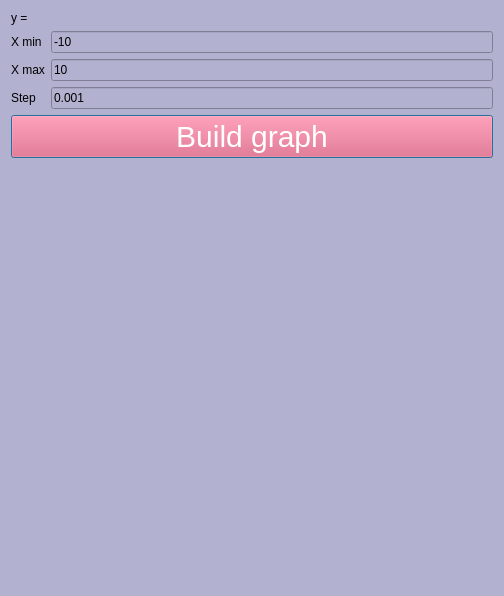
<?xml version="1.0" encoding="UTF-8"?>
<ui version="4.0">
 <class>Graph</class>
 <widget class="QDialog" name="Graph">
  <property name="geometry">
   <rect>
    <x>0</x>
    <y>0</y>
    <width>504</width>
    <height>596</height>
   </rect>
  </property>
  <property name="windowTitle">
   <string>Dialog</string>
  </property>
  <property name="styleSheet">
   <string notr="true">background-color: #B2B1CF;</string>
  </property>
  <layout class="QGridLayout" name="gridLayout_3">
   <item row="0" column="0">
    <widget class="QLabel" name="y_is">
     <property name="styleSheet">
      <string notr="true">color: black;</string>
     </property>
     <property name="text">
      <string>y =</string>
     </property>
    </widget>
   </item>
   <item row="0" column="1" colspan="2">
    <widget class="QLabel" name="expression">
     <property name="sizePolicy">
      <sizepolicy hsizetype="Expanding" vsizetype="Fixed">
       <horstretch>0</horstretch>
       <verstretch>0</verstretch>
      </sizepolicy>
     </property>
     <property name="styleSheet">
      <string notr="true">color: black;</string>
     </property>
     <property name="text">
      <string/>
     </property>
    </widget>
   </item>
   <item row="1" column="0" colspan="2">
    <widget class="QLabel" name="label">
     <property name="styleSheet">
      <string notr="true">color: black;</string>
     </property>
     <property name="text">
      <string>X min</string>
     </property>
    </widget>
   </item>
   <item row="1" column="2">
    <widget class="QLineEdit" name="x_min">
     <property name="styleSheet">
      <string notr="true">color: black;</string>
     </property>
     <property name="text">
      <string>-10</string>
     </property>
    </widget>
   </item>
   <item row="2" column="0" colspan="2">
    <widget class="QLabel" name="label_2">
     <property name="styleSheet">
      <string notr="true">color: black;</string>
     </property>
     <property name="text">
      <string>X max</string>
     </property>
    </widget>
   </item>
   <item row="2" column="2">
    <widget class="QLineEdit" name="x_max">
     <property name="styleSheet">
      <string notr="true">color: black;</string>
     </property>
     <property name="text">
      <string>10</string>
     </property>
    </widget>
   </item>
   <item row="3" column="0" colspan="2">
    <widget class="QLabel" name="label_3">
     <property name="styleSheet">
      <string notr="true">color: black;</string>
     </property>
     <property name="text">
      <string>Step</string>
     </property>
    </widget>
   </item>
   <item row="3" column="2">
    <widget class="QLineEdit" name="step">
     <property name="styleSheet">
      <string notr="true">color: black;</string>
     </property>
     <property name="text">
      <string>0.001</string>
     </property>
    </widget>
   </item>
   <item row="4" column="0" colspan="3">
    <widget class="QPushButton" name="pushButton_build_graph">
     <property name="styleSheet">
      <string notr="true">background-color: #EA526F;
color: white;
font: 30px;</string>
     </property>
     <property name="text">
      <string>Build graph</string>
     </property>
    </widget>
   </item>
   <item row="5" column="0" colspan="3">
    <widget class="QCustomPlot" name="widget" native="true"/>
   </item>
  </layout>
 </widget>
 <customwidgets>
  <customwidget>
   <class>QCustomPlot</class>
   <extends>QWidget</extends>
   <header location="global">qcustomplot.h</header>
   <container>1</container>
  </customwidget>
 </customwidgets>
 <resources/>
 <connections/>
</ui>
